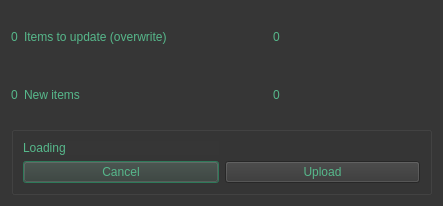
<?xml version="1.0" encoding="UTF-8"?>
<ui version="4.0">
 <class>dataTransferState</class>
 <widget class="QDialog" name="dataTransferState">
  <property name="geometry">
   <rect>
    <x>0</x>
    <y>0</y>
    <width>443</width>
    <height>206</height>
   </rect>
  </property>
  <property name="windowTitle">
   <string>Data Transfer</string>
  </property>
  <property name="styleSheet">
   <string notr="true">QWidget
{
	color: rgb(86, 184, 139);
	background-color: rgb(54, 54, 54);
	selection-background-color: rgb(58, 152, 112);
}</string>
  </property>
  <layout class="QGridLayout" name="gridLayout_2">
   <item row="4" column="0" colspan="4">
    <widget class="QGroupBox" name="groupBox">
     <property name="title">
      <string/>
     </property>
     <layout class="QGridLayout" name="gridLayout">
      <item row="1" column="3">
       <widget class="QPushButton" name="cancelBtn">
        <property name="text">
         <string>Cancel</string>
        </property>
       </widget>
      </item>
      <item row="1" column="4">
       <widget class="QPushButton" name="confirmBtn">
        <property name="text">
         <string>Upload</string>
        </property>
       </widget>
      </item>
      <item row="0" column="3">
       <widget class="QLabel" name="statusLbl">
        <property name="text">
         <string>Loading</string>
        </property>
       </widget>
      </item>
     </layout>
    </widget>
   </item>
   <item row="0" column="2" rowspan="4" colspan="2">
    <layout class="QVBoxLayout" name="verticalLayout">
     <item>
      <widget class="QLabel" name="loadingLbl">
       <property name="minimumSize">
        <size>
         <width>100</width>
         <height>100</height>
        </size>
       </property>
       <property name="text">
        <string/>
       </property>
      </widget>
     </item>
    </layout>
   </item>
   <item row="0" column="0" rowspan="2">
    <layout class="QHBoxLayout" name="horizontalLayout_2">
     <item>
      <widget class="QLabel" name="numDiffLabel">
       <property name="text">
        <string>0</string>
       </property>
      </widget>
     </item>
     <item>
      <widget class="QLabel" name="ChecksumLbl">
       <property name="frameShape">
        <enum>QFrame::NoFrame</enum>
       </property>
       <property name="text">
        <string>Items to update (overwrite)</string>
       </property>
      </widget>
     </item>
     <item>
      <spacer name="horizontalSpacer_3">
       <property name="orientation">
        <enum>Qt::Horizontal</enum>
       </property>
       <property name="sizeHint" stdset="0">
        <size>
         <width>40</width>
         <height>20</height>
        </size>
       </property>
      </spacer>
     </item>
     <item>
      <widget class="QLabel" name="ChecksumSizeLbl">
       <property name="text">
        <string>0</string>
       </property>
      </widget>
     </item>
     <item>
      <spacer name="horizontalSpacer_2">
       <property name="orientation">
        <enum>Qt::Horizontal</enum>
       </property>
       <property name="sizeType">
        <enum>QSizePolicy::Fixed</enum>
       </property>
       <property name="sizeHint" stdset="0">
        <size>
         <width>40</width>
         <height>20</height>
        </size>
       </property>
      </spacer>
     </item>
    </layout>
   </item>
   <item row="2" column="0" rowspan="2">
    <layout class="QHBoxLayout" name="horizontalLayout">
     <item>
      <widget class="QLabel" name="numAddLabel">
       <property name="text">
        <string>0</string>
       </property>
      </widget>
     </item>
     <item>
      <widget class="QLabel" name="newFiles">
       <property name="text">
        <string>New items   </string>
       </property>
      </widget>
     </item>
     <item>
      <spacer name="horizontalSpacer_4">
       <property name="orientation">
        <enum>Qt::Horizontal</enum>
       </property>
       <property name="sizeHint" stdset="0">
        <size>
         <width>40</width>
         <height>20</height>
        </size>
       </property>
      </spacer>
     </item>
     <item>
      <widget class="QLabel" name="newFSizeLbl">
       <property name="text">
        <string>0</string>
       </property>
      </widget>
     </item>
     <item>
      <spacer name="horizontalSpacer">
       <property name="orientation">
        <enum>Qt::Horizontal</enum>
       </property>
       <property name="sizeType">
        <enum>QSizePolicy::Fixed</enum>
       </property>
       <property name="sizeHint" stdset="0">
        <size>
         <width>40</width>
         <height>20</height>
        </size>
       </property>
      </spacer>
     </item>
    </layout>
   </item>
  </layout>
 </widget>
 <resources/>
 <connections/>
</ui>
